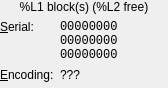
<?xml version="1.0" encoding="UTF-8"?>
<ui version="4.0">
 <class>MemCardView</class>
 <widget class="QWidget" name="MemCardView">
  <property name="geometry">
   <rect>
    <x>0</x>
    <y>0</y>
    <width>168</width>
    <height>88</height>
   </rect>
  </property>
  <layout class="QFormLayout" name="formLayout">
   <property name="fieldGrowthPolicy">
    <enum>QFormLayout::ExpandingFieldsGrow</enum>
   </property>
   <property name="margin">
    <number>0</number>
   </property>
   <item row="0" column="0" colspan="2">
    <widget class="QLabel" name="lblBlockCount">
     <property name="text">
      <string notr="true">%L1 block(s) (%L2 free)</string>
     </property>
     <property name="textFormat">
      <enum>Qt::PlainText</enum>
     </property>
     <property name="alignment">
      <set>Qt::AlignCenter</set>
     </property>
    </widget>
   </item>
   <item row="1" column="0">
    <widget class="QLabel" name="lblSerialNumberTitle">
     <property name="text">
      <string>&amp;Serial:</string>
     </property>
     <property name="textFormat">
      <enum>Qt::PlainText</enum>
     </property>
     <property name="alignment">
      <set>Qt::AlignLeading|Qt::AlignLeft|Qt::AlignTop</set>
     </property>
     <property name="buddy">
      <cstring>lblSerialNumber</cstring>
     </property>
    </widget>
   </item>
   <item row="1" column="1">
    <widget class="QLabel" name="lblSerialNumber">
     <property name="font">
      <font>
       <family>Monospace</family>
      </font>
     </property>
     <property name="text">
      <string notr="true">00000000
00000000
00000000</string>
     </property>
     <property name="textFormat">
      <enum>Qt::PlainText</enum>
     </property>
     <property name="textInteractionFlags">
      <set>Qt::LinksAccessibleByMouse|Qt::TextSelectableByKeyboard|Qt::TextSelectableByMouse</set>
     </property>
    </widget>
   </item>
   <item row="2" column="0">
    <widget class="QLabel" name="lblEncodingTitle">
     <property name="text">
      <string>&amp;Encoding:</string>
     </property>
     <property name="textFormat">
      <enum>Qt::PlainText</enum>
     </property>
     <property name="buddy">
      <cstring>lblEncoding</cstring>
     </property>
    </widget>
   </item>
   <item row="2" column="1">
    <widget class="QLabel" name="lblEncoding">
     <property name="text">
      <string notr="true">???</string>
     </property>
     <property name="textFormat">
      <enum>Qt::PlainText</enum>
     </property>
     <property name="textInteractionFlags">
      <set>Qt::LinksAccessibleByMouse|Qt::TextSelectableByKeyboard|Qt::TextSelectableByMouse</set>
     </property>
    </widget>
   </item>
  </layout>
 </widget>
 <resources/>
 <connections/>
</ui>
